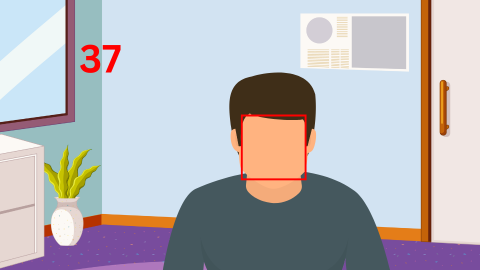
#> input picture capture_example.png, 480 x 270 px, given in place of the camera
$ python capture_data.py
#> lines starting #> are read from the running program, lines starting #| are printed output that depends on the picture
import cv2
import numpy as np
import os
import pickle

# Initialize video capture and face detector
video = cv2.VideoCapture(0)  # 0 for webcam
facedetect = cv2.CascadeClassifier("haarcascade_frontalface_default.xml")

face_data = []
i = 0

name = input("Enter your name: ")
#> the answer given: ../../capture_example.png

while True:
    ret, frame = video.read()
#> frame is the input picture: shape (270, 480, 3); mean B, G, R 186.6, 181.8, 183.5
    gray = cv2.cvtColor(frame, cv2.COLOR_BGR2GRAY)
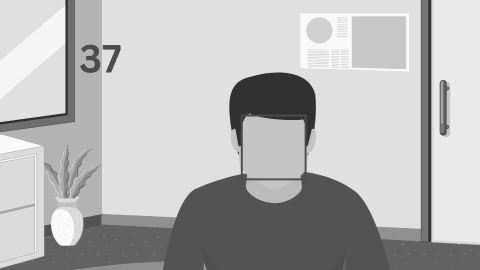
#> gray: shape (270, 480); min 42, max 251, mean 183
    faces = facedetect.detectMultiScale(gray, 1.3, 5)
#> faces = ()

    for (x, y, w, h) in faces:
        crop_img = frame[y:y + h, x:x + w, :]
        resized_img = cv2.resize(crop_img, (100, 100))
        if len(face_data) < 70 and i % 10 == 0:
            face_data.append(resized_img)
        i += 1
        cv2.putText(frame, str(len(face_data)), (100, 100), cv2.FONT_HERSHEY_COMPLEX, 1, (100, 100, 255), 1)
        cv2.rectangle(frame, (x, y), (x + w, y + h), (100, 100, 255), 1)
#> this loop made 0 passes
#> after the loop, face_data = []; i = 0

    cv2.imshow("Frame", frame)
    k = cv2.waitKey(1)
#> (key Esc is pressed here)
    if len(face_data) == 70:
        break

video.release()
cv2.destroyAllWindows()

# Save faces in pickle file
face_data = np.array(face_data)
face_data = face_data.reshape(70, -1)  # Reshape to (number of samples, flattened image size)

# Ensure the data directory exists
if not os.path.exists('data'):
    os.makedirs('data')

# Save the names
if 'names.pkl' not in os.listdir('data/'):
    names = [name] * 70
    with open('data/names.pkl', 'wb') as f:
        pickle.dump(names, f)
else:
    with open('data/names.pkl', 'rb') as f:
        names = pickle.load(f)
    names.extend([name] * 70)
    with open('data/names.pkl', 'wb') as f:
        pickle.dump(names, f)

# Save the face data
if 'face_data.pkl' not in os.listdir('data/'):
    with open('data/face_data.pkl', 'wb') as f:
        pickle.dump(face_data, f)
else:
    with open('data/face_data.pkl', 'rb') as f:
        faces = pickle.load(f)
    faces = np.append(faces, face_data, axis=0)
    with open('data/face_data.pkl', 'wb') as f:
        pickle.dump(faces, f)

print("Face data and labels saved successfully.")
